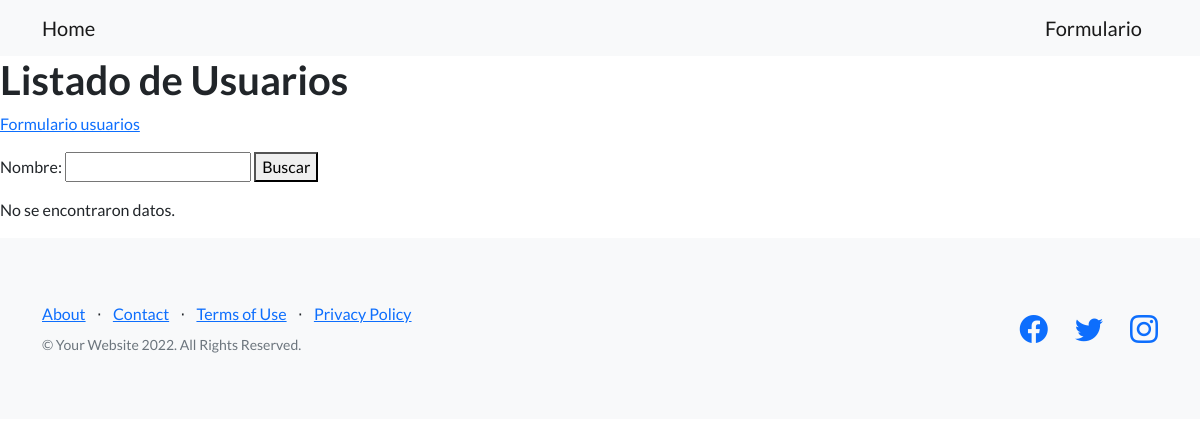
The app's page /usuarios/, older data.
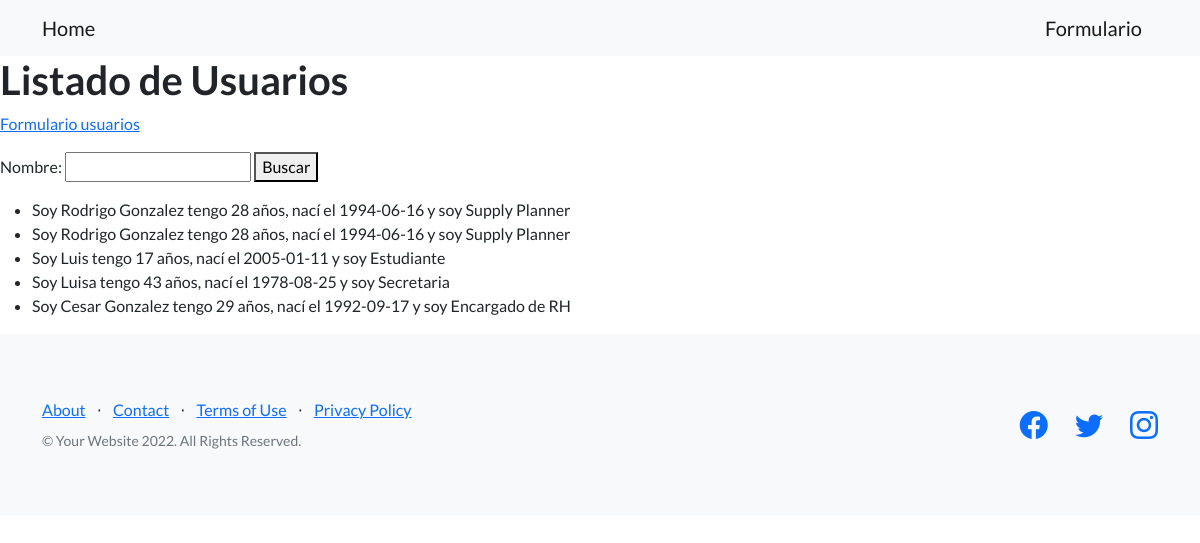
The same page, newer data.
### Entregable1/models.py (models this page shows)
class Usuarios(models.Model):
    nombre = models.CharField(max_length=30)
    edad = models.IntegerField()
    fecha_nacimiento = models.DateField(null = True)
    ocupacion = models.CharField(max_length=30)
    def __str__(self):
        return f'Soy {self.nombre} tengo {self.edad} años, nací el {self.fecha_nacimiento} y soy {self.ocupacion}'

### Entregable1/views.py (the view)
# urls.py: path("usuarios/", listado_usuarios, name='listado_usuarios'),
def listado_usuarios(request):
    nombre_de_busqueda = request.GET.get('nombre')
    if nombre_de_busqueda:
        listado_usuarios = Usuarios.objects.filter(nombre__icontains=nombre_de_busqueda)
    else:
        listado_usuarios = Usuarios.objects.all()
    form = BusquedaUsuario()
    return render(request, 'usuarios.html', {'listado_usuarios': listado_usuarios, 'form': form})

### Entregable1/forms.py
class BusquedaUsuario(forms.Form):
    nombre = forms.CharField(max_length=30, required=False)

### templates/usuarios.html (shortened to what this page needs)
{% extends 'template_base.html' %}
{% block texto_header %}
<h1>
    Listado de Usuarios
</h1>
{% endblock texto_header %}
{% block despues_del_header %}
<p>
    <a href={% url 'formulario' %}>Formulario usuarios</a>
</p>
<p>
    <form action={% url 'listado_usuarios' %}>
        {{form}}
        <button>Buscar</button>
</p>
<p>
    {% if listado_usuarios %}
    <ul>
        {% for usuario in listado_usuarios %}
        <li>
            {{usuario}}
        </li>
        {% endfor %}
    </ul>
    {% else %}
    No se encontraron datos.
    {% endif %}
</p>
{% endblock despues_del_header %}

### templates/template_base.html (shortened to what this page needs)
<!DOCTYPE html>
<html lang="en">
    <head>
        {% load static %}
        <link
            href="https://cdn.jsdelivr.net/npm/bootstrap-icons@1.5.0/font/bootstrap-icons.css"
            rel="stylesheet"
            type="text/css"
        />
        <link href={% static 'Entregable1/css/styles.css' %} rel="stylesheet" />
    </head>
    <body>
        <nav class="navbar navbar-light bg-light static-top">
            <div class="container">
                 <a class="navbar-brand" href={% url 'home' %}>Home</a>
                 <a class="navbar-brand" href={% url 'formulario' %}>Formulario</a>
            </div>
        </nav>
        {% block header %} {% block texto_header %}{% endblock texto_header %}
        {% endblock header %} {% block despues_del_header%}{% endblock despues_del_header %}
        <footer class="footer bg-light">
            <div class="container">
                <div class="row">
                    <div class="col-lg-6 h-100 text-center text-lg-start my-auto">
                        <ul class="list-inline mb-2">
                            <li class="list-inline-item"><a href={% url 'about' %}>About</a></li>
                            <li class="list-inline-item">⋅</li>
                            <li class="list-inline-item"><a href="#!">Contact</a></li>
                            <li class="list-inline-item">⋅</li>
                            <li class="list-inline-item"><a href="#!">Terms of Use</a></li>
                            <li class="list-inline-item">⋅</li>
                            <li class="list-inline-item"><a href="#!">Privacy Policy</a></li>
                        </ul>
                        <p class="text-muted small mb-4 mb-lg-0">&copy; Your Website 2022. All Rights Reserved.</p>
                    </div>
                    <div class="col-lg-6 h-100 text-center text-lg-end my-auto">
                        <ul class="list-inline mb-0">
                            <li class="list-inline-item me-4">
                                <a href="#!"><i class="bi-facebook fs-3"></i></a>
                            </li>
                            <li class="list-inline-item me-4">
                                <a href="https://twitter.com/?lang=es"><i class="bi-twitter fs-3"></i></a>
                            </li>
                            <li class="list-inline-item">
                                <a href="#!"><i class="bi-instagram fs-3"></i></a>
                            </li>
                        </ul>
                    </div>
                </div>
            </div>
        </footer>
    </body>
</html>

Row changes from the older to the newer data that the page shows:
added Usuarios: nombre+edad+fecha_nacimiento "Soy Rodrigo Gonzalez tengo 28 años, nací el 1994-06-16 y soy Supply Planner"
added Usuarios: nombre+edad+fecha_nacimiento "Soy Rodrigo Gonzalez tengo 28 años, nací el 1994-06-16 y soy Supply Planner"
added Usuarios: nombre+edad+fecha_nacimiento "Soy Luis tengo 17 años, nací el 2005-01-11 y soy Estudiante"
added Usuarios: nombre+edad+fecha_nacimiento "Soy Luisa tengo 43 años, nací el 1978-08-25 y soy Secretaria"
added Usuarios: nombre+edad+fecha_nacimiento "Soy Cesar Gonzalez tengo 29 años, nací el 1992-09-17 y soy Encargado de RH"
Text that changed along with them:
text no longer shown: "No se encontraron datos."
